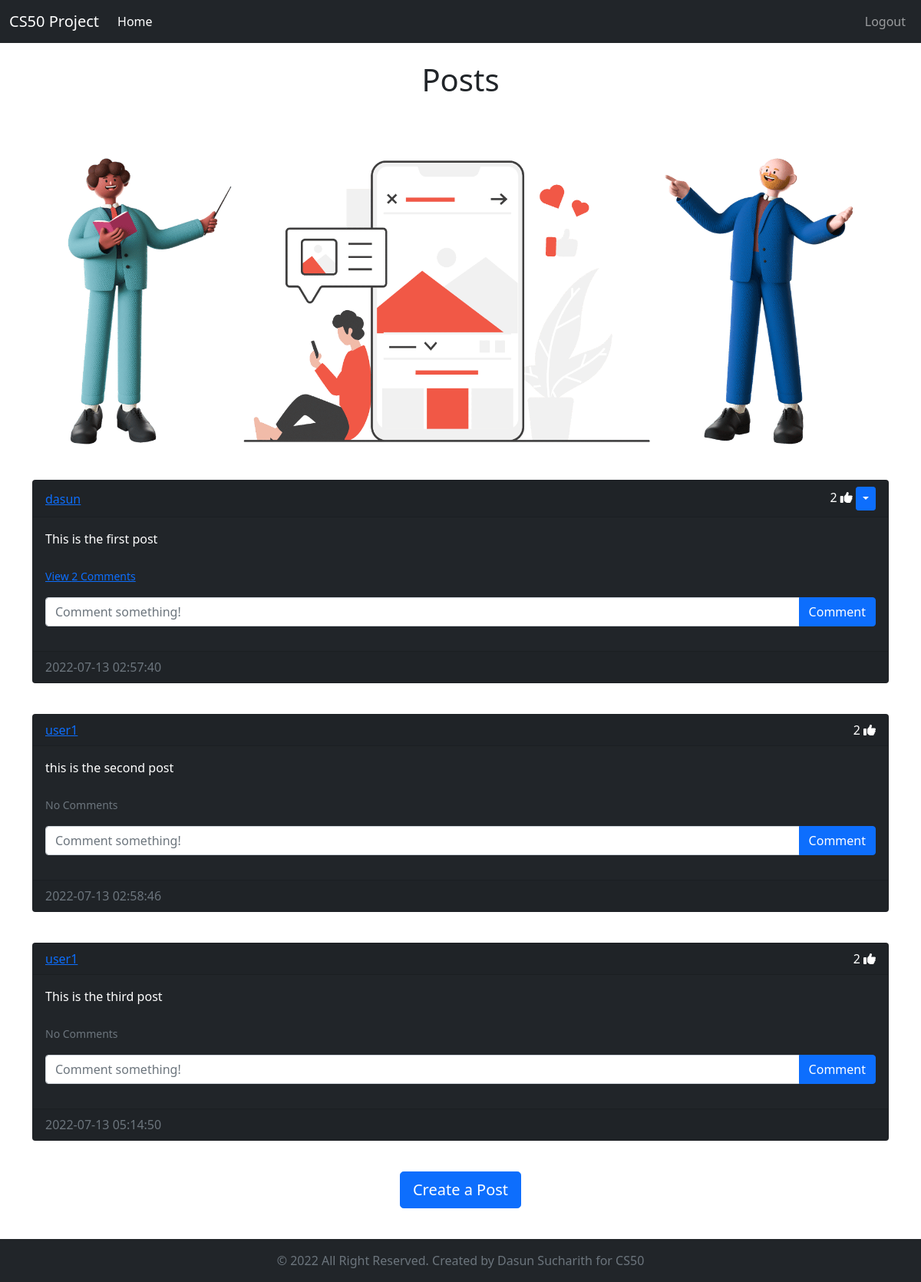
Screenshot of /home (signed in) with the database file from the repository.
### website/models.py (models this page shows)
class Post(db.Model):
    id = db.Column(db.Integer, primary_key=True)
    text = db.Column(db.Text, nullable=False)
    date_created = db.Column(db.DateTime(timezone=True), default=func.now())
    author = db.Column(db.Integer, db.ForeignKey(
        'user.id', ondelete='CASCADE'), nullable=False)
    comments = db.relationship('Comment', backref='post', passive_deletes=True)
    likes = db.relationship('Like', backref='post', passive_deletes=True)

class User(db.Model, UserMixin):
    id = db.Column(db.Integer, primary_key=True)
    email = db.Column(db.String(150), unique=True)
    username = db.Column(db.String(150), unique=True)
    password = db.Column(db.String(150))
    date_created = db.Column(db.DateTime(timezone=True), default=func.now())
    posts = db.relationship('Post', backref='user', passive_deletes=True)
    comments = db.relationship('Comment', backref='user', passive_deletes=True)
    likes = db.relationship('Like', backref='user', passive_deletes=True)

### website/views.py (the view)
@views.route('/')
@views.route('/home')
@login_required
def home():
    posts = Post.query.all()
    return render_template('home.html', user=current_user, posts=posts)

### website/__init__.py (called while the page is built)
def create_app():
    app = Flask(__name__)
    app.config['SECRET_KEY'] = "slviki.org"
    app.config['SQLALCHEMY_DATABASE_URI'] = f'sqlite:///{DB_NAME}'
    db.init_app(app)
    from .views import views
    from .auth import auth
    app.register_blueprint(views, url_prefix="/")
    app.register_blueprint(auth, url_prefix="/")
    from .models import User, Post, Comment, Like
    create_database(app)
    login_manager = LoginManager()
    login_manager.login_view = 'auth.login'
    login_manager.init_app(app)
    @login_manager.user_loader
    def load_user(id):
        return User.query.get(int(id))
    return app

### website/templates/home.html (shortened to what this page needs)
{% extends "posts_div.html" %}

### website/templates/posts_div.html (shortened to what this page needs)
{% extends "base.html" %}
{% block content %}
  <br />
  <h1 align="center">{% block header %}Posts{% endblock %}</h1>
  <br />
  <div class="row">
    <img src="{{url_for('static',filename = 'images/posts.png')}}" alt="posts" >
  </div>
  <div class="row">
    <div id="posts">
      {% for post in posts %}
        <div class="card text-white bg-dark mb-3">
          <div class="card-header d-flex justify-content-between align-items-center">
            <a href="/posts/{{post.user.username}}">{{post.user.username}}</a>
            <div>
              <span id="likes-count-{{post.id}}">
                {{ post.likes|length }}
              </span>
              {% if user.id in post.likes|map(attribute="author")|list %}
                <i class="fas fa-thumbs-up" id="like-button-{{post.id}}" onclick="like({{post.id}})"></i>
              {% else %}
                <i class="far fa-thumbs-up" id="like-button-{{post.id}}" onclick="like({{post.id}})"></i>
              {% endif %}
              {% if user.id == post.author %}
              <div class="btn-group">
                <button type="button" class="btn btn-sm btn-primary dropdown-toggle" data-bs-toggle="dropdown"></button>
              </div>
              {% endif %}
            </div>
          </div>
          <div class="card-body">
            <div class="card-text">{{post.text}}</div>
            <br />
            <p class="card-text bg-dark">
              {% if post.comments|length > 0 %}
                <a data-bs-toggle="collapse" href="#comments-{{post.id}}" role="button">
                  <small>View {{post.comments|length}} Comments</small>
                </a>
                {% else %}
                  <small class="text-muted">No Comments</small>
              {% endif %}
            </p>
            <form class="input-group mb-3" method="POST" action="/create-comment/{{post.id}}">
              <input type="text" id="text" name="text" class="form-control" placeholder="Comment something!" />
              <button type="submit" class="btn btn-primary">Comment</button>
            </form>
          </div>
          <div class="card-footer text-muted">{{post.date_created}}</div>
        </div>
        <br />
      {% endfor %}
    </div>
  </div>
  <div class="row">
    {% block footer %}
      <div align="center">
        <a href="/create-post">
          <button type="button" class="btn btn-primary btn-lg">Create a Post</button>
        </a>
      </div>
    {% endblock %}
  </div>
  <br /><br /><br /><br />
{% endblock %}

### rows the page displays
Post: user.username "dasun", likes|length "2", text "This is the first post", comments|length "2", date_created "2022-07-13 02:57:40"
Post: user.username "user1", likes|length "2", text "this is the second post", shows "No Comments", date_created "2022-07-13 02:58:46"
Post: user.username "user1", likes|length "2", text "This is the third post", shows "No Comments", date_created "2022-07-13 05:14:50"
